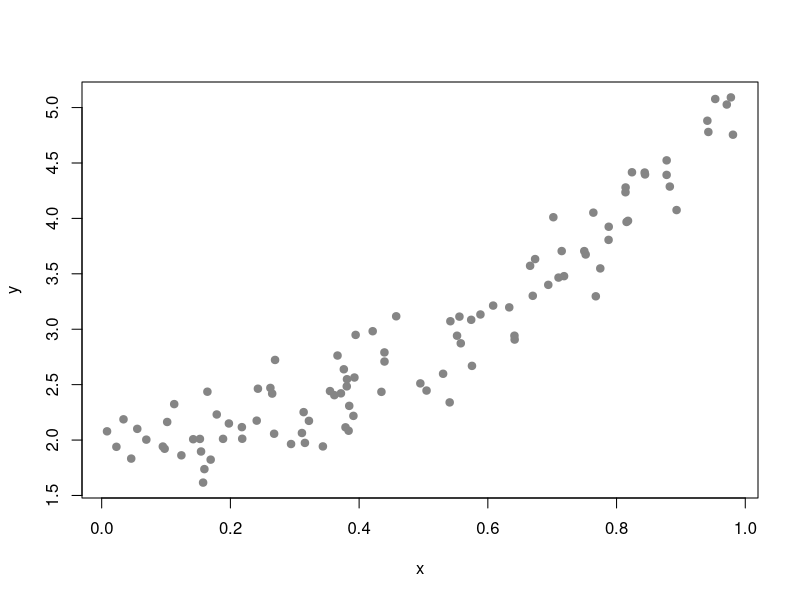
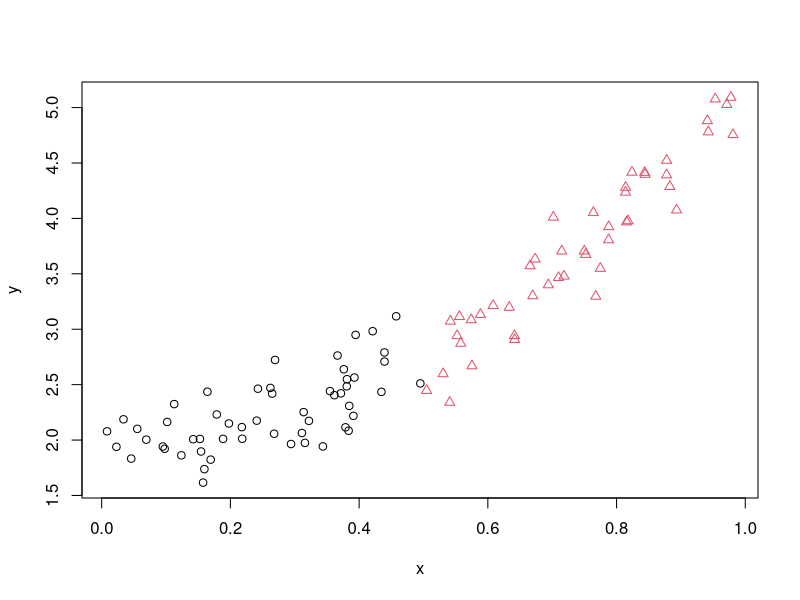
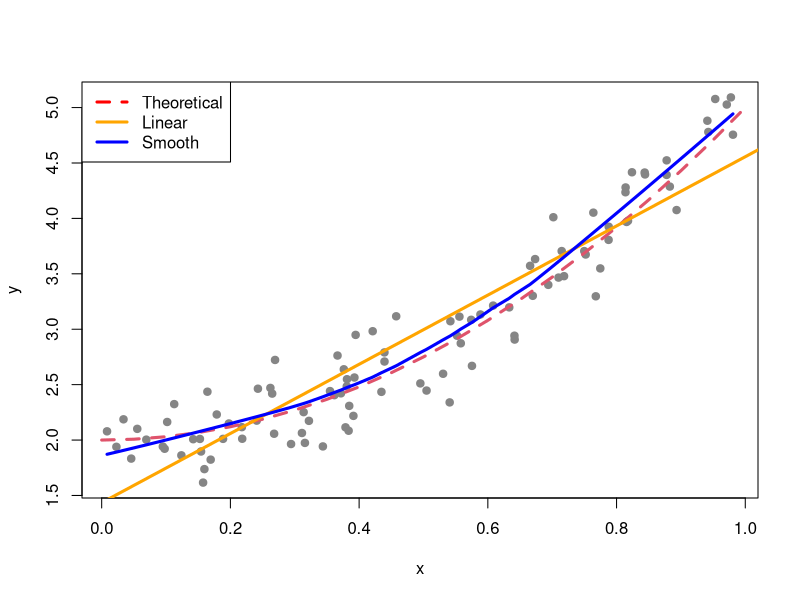
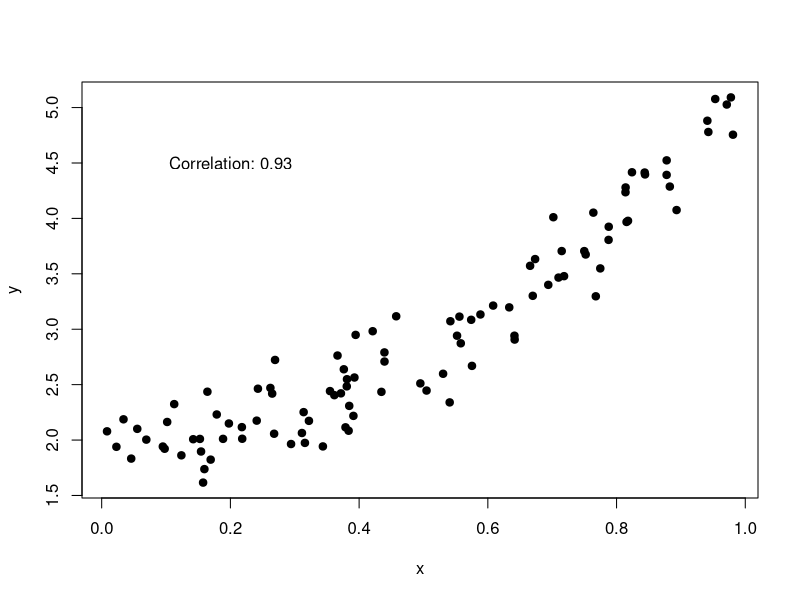

The R script that drew these images, in order:
# Scatter Plot in R

# Considere o modelo 'Y = 2 + 3X^2 + ε', sendo 'Y' a variável dependente,
# 'X' a variável independente e 'ε' um termo de erro,
# tal que 'X∼U(0, 1)' e 'ε∼N(0, 0.25)'.

set.seed(12)

n <- 100
x <- runif(n)
eps <- rnorm(n, 0, 0.25)

y <- 2 + 3 * x^2 + eps

# Para plotar as observações, você pode digitar:
plot(x, y, pch = 19, col = "gray52")

# Além disso, você pode usar a função de 'identificação' para "rotular manualmente alguns pontos de dados do gráfico", por exemplo, alguns valores discrepantes. No argumento de 'rótulos' você pode especificar os rótulos que deseja para cada ponto. # nolint

# Gráfico de dispersão em R com cores diferentes #

# Se você tem uma variável que categoriza os pontos de dados em
# alguns grupos, você pode defini-la como parâmetro do argumento
# 'col' para plotar os pontos de dados 'com cores diferentes',
# dependendo do seu grupo, ou até mesmo definir símbolos
# diferentes por grupo. # nolint

group <- as.factor(ifelse(x < 0.5, "Group 1", "Group 2"))

plot(x, y, pch = as.numeric(group), col = group)

# Gráfico de dispersão com linha de regressão #

# Como dissemos na introdução, o principal uso dos gráficos de dispersão em R é "verificar a relação entre as variáveis". Para isso, "você pode adicionar linhas de regressão" (ou adicionar curvas no caso de estimativas não lineares) com a função de 'linhas', que permite personalizar a largura da linha com o argumento 'lwd' ou o tipo de linha com o argumento 'lty', entre outros argumentos. # nolint

plot(x, y, pch = 19, col = "gray52")

# Modelo subjacente
lines(seq(0, 1, 0.05), 2 + 3 * seq(0, 1, 0.05)^2, col = "2", lwd = 3, lty = 2)

# Ajuste linear
abline(lm(y ~ x), col = "orange", lwd = 3)

# Ajuste suave
lines(lowess(x, y), col = "blue", lwd = 3)

# Legenda
legend("topleft",
  legend = c("Theoretical", "Linear", "Smooth"),
  lwd = 3, lty = c(2, 1, 1), col = c("red", "orange", "blue")
)

# Além disso, você pode adicionar a "correlação de Pearson"
# entre as variáveis que você pode calcular com a função
# 'cor'. # Então, você pode colocar a saída em algumas
# coordenadas do gráfico com a função 'text'. # nolint

# Calcule correlação
correlacao <- cor(x, y)

# Crie o gráfico e adicione o valor calculado
plot(x, y, pch = 19)

text(paste("Correlation:", round(correlacao, 2)), x = 0.2, y = 4.5)
